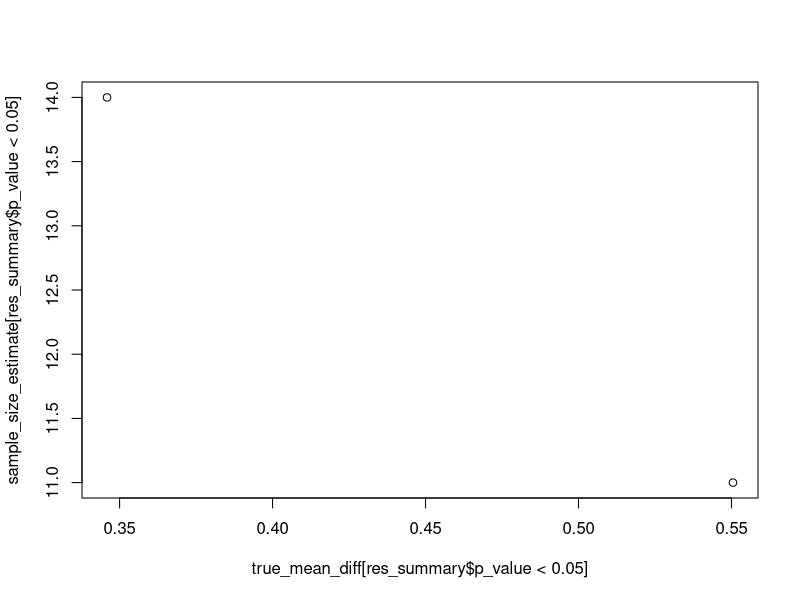
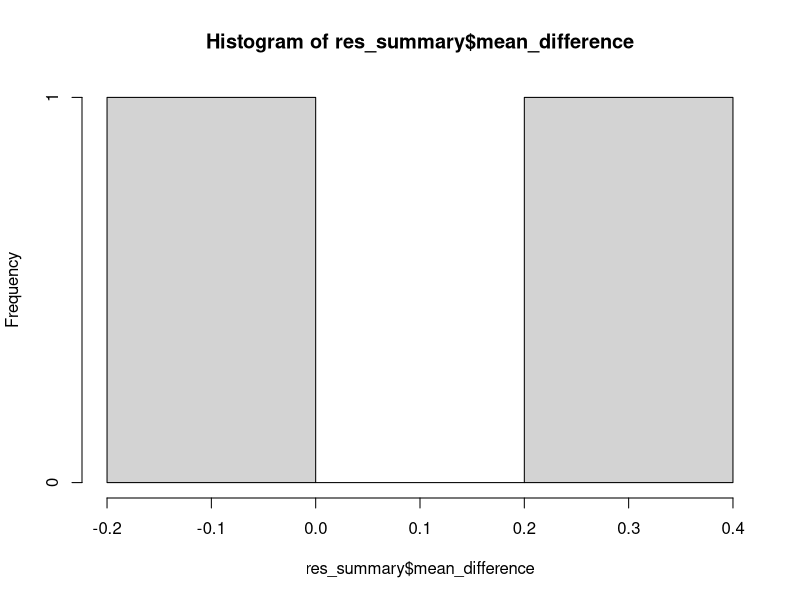
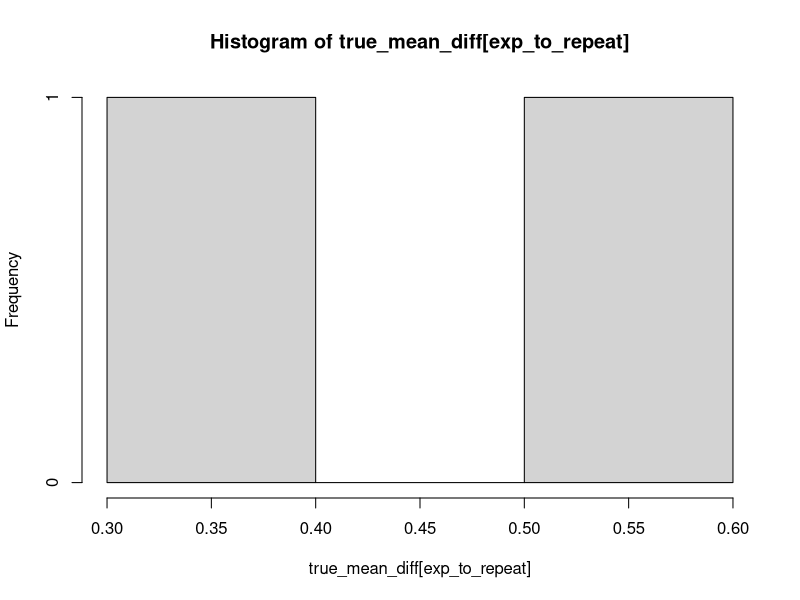
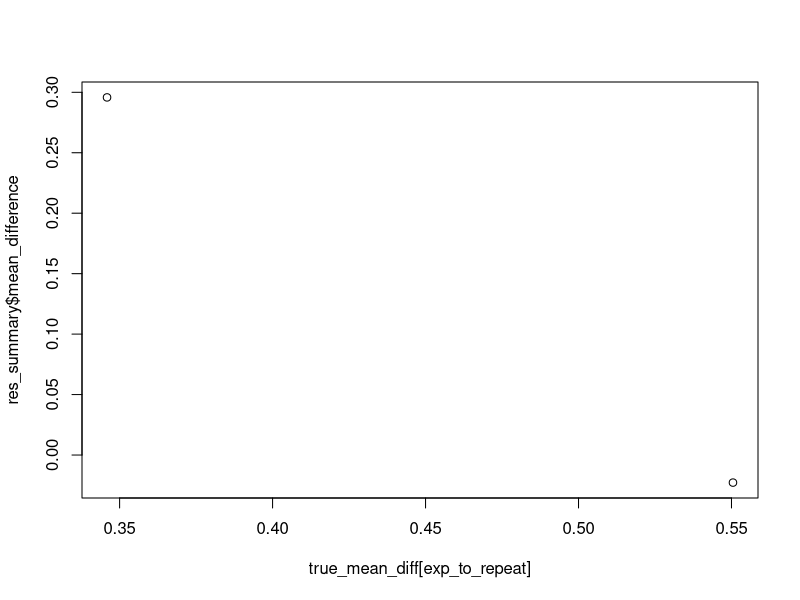

R code for these plots, in order:
#small simulation for ppv over several generations of results
#first stage is a single experiment
library(tidyverse)
library(dplyr)

sd_per_group<-1
sample_size<-10
number_of_exp<-10
true_mean_diff<-rbeta(number_of_exp,1,5)
#hist(true_mean_diff)

results_vec<-list()
for (i in 1:number_of_exp)
  results_vec[[i]]<-t.test(rnorm(sample_size,0,sd_per_group),rnorm(sample_size,true_mean_diff[i],sd_per_group))

#now a second exact replication
#sample size based on estimated sample size
res_summary<-data.frame(p_value=as.numeric(map(results_vec,"p.value")),
                        x_value=as.numeric(map(map(results_vec,"estimate"),"mean of x")),
                        y_value=as.numeric(map(map(results_vec,"estimate"),"mean of y")))
                        #stderror=as.numeric(map(results_vec,"stderr")))
results_vec

res_summary<-res_summary %>% 
  mutate(mean_difference=y_value-x_value)

sample_size_estimate<-rep(0,number_of_exp)
for (i in 1:number_of_exp){
  sample_size_estimate[i]<-ceiling(power.t.test(delta=res_summary$mean_difference[i],sd=1,sig.level=0.05,power=.8)$n)
}

plot(sample_size_estimate[res_summary$p_value<0.05]~true_mean_diff[res_summary$p_value<0.05])

#conduct the experiment
exp_to_repeat<-which(res_summary$p_value<.05)
results_vec<-list()
j<-0
for (i in exp_to_repeat){
  j<-j+1
  results_vec[[j]]<-t.test(rnorm(sample_size_estimate[i],0,sd_per_group),rnorm(sample_size_estimate[i],true_mean_diff[i],sd_per_group))
}
res_summary<-data.frame(p_value=as.numeric(map(results_vec,"p.value")),
                        x_value=as.numeric(map(map(results_vec,"estimate"),"mean of x")),
                        y_value=as.numeric(map(map(results_vec,"estimate"),"mean of y")))
                        #stderror=as.numeric(map(results_vec,"stderr")))



res_summary<-res_summary %>% 
  mutate(mean_difference=y_value-x_value)

hist(res_summary$mean_difference)
hist(true_mean_diff[exp_to_repeat])
plot(res_summary$mean_difference~true_mean_diff[exp_to_repeat])

